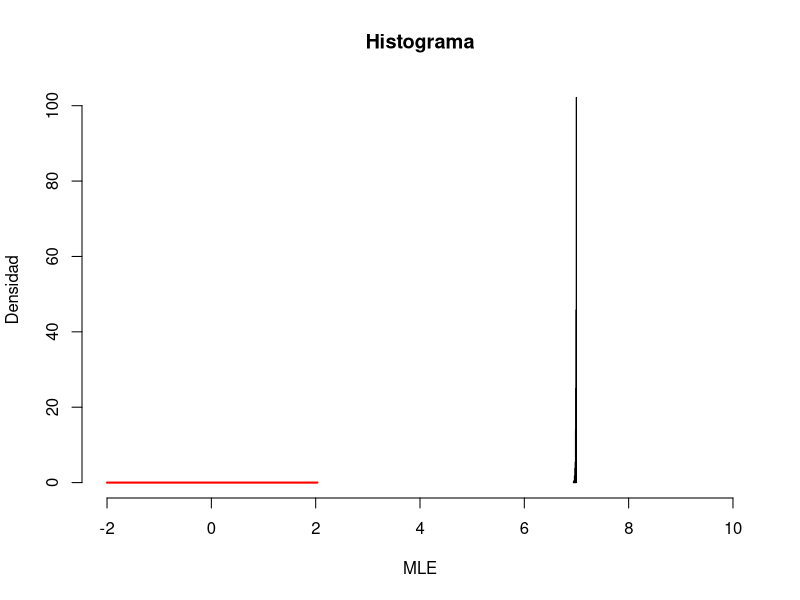

Generate this figure with R:
#Funciones
Indicadora <-function(a,b,x){
  if (a<=x && x<b){
    c=1 
  }
  else{
    c=0
  }
  return(c)
}
MLE <-function(X){
  #Halló X^1 y X^n
  x_1 <- min(X)
  x_n <- max(X)
  #Fabrico un vector con -X^1 y X^n 
  v <- c(-x_1,x_n)
  #Halló el MLE
  MLE <- max(v)
  return(MLE)
}
fteorica <-function(x,n){
  (1/(7^n))*n*x^{n-1}*Indicadora(0,7,x)
}

#Defino el tamaño de la muestra
n=1000
#Creo un vector vacio que me guardara el MLE de cada muestra
MLEM <- c()
#Creo un for que me ayudará a generar las 1000 muestras
for(i in 1:1000){
  #Genero una muestra de tamaño n
  x <- runif(n)
  #Realizaciones
  y <- qunif(x,min=-7,max=7)
  #Calculó el MLE de la muestra
  a <- MLE(y)
  #Guardo el MLE de la muestra
  MLEM <- c(MLEM, a)
  #Continuo con la siguiente muestra
}
#Dibujo un histograma con los 1000 MLE
hist(MLEM,prob=TRUE,xlim=c(-2,10),xlab="MLE",ylab="Densidad",main="Histograma")
#x para la función
xpts<-seq(-2,10,by=0.001)
#Creo un vector para guardar los valores de la función teoríca
v <- c()
#Genero los valores de la función teoríca
for(i in xpts){
  x <- fteorica(i,n)
  v <- c(v,x)
}
#Imprimo la función teoríca
lines(xpts,v,col="red",lwd=2)